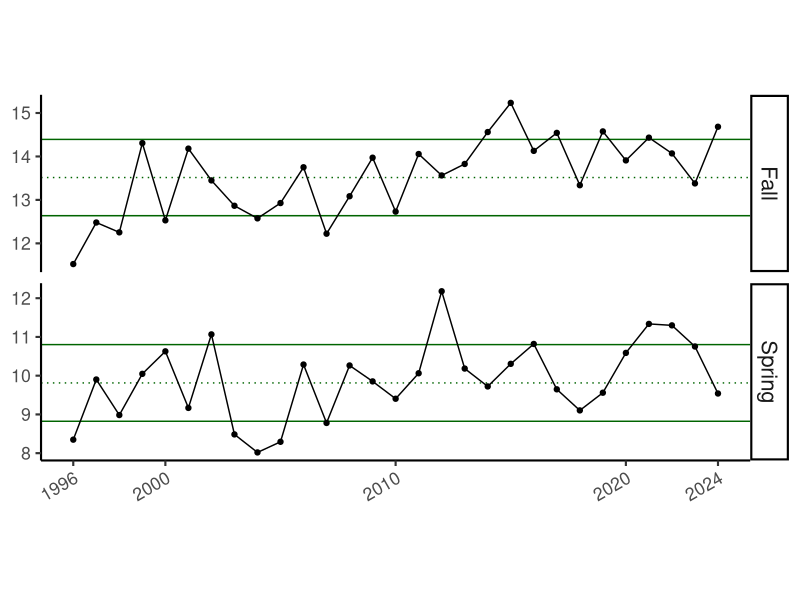

Source code (R): (Note: this script raises an error after producing the figure.)
### Project name: Longfin ESP Report Card
### Code purpose: Create and plot bottom temperature indicator

### Author: Stephanie Owen
### Date started: 4/10/25

### Code reviewer:
### Date reviewed:

# Libraries & functions ----
`%>%` <- magrittr::`%>%`

# Data ----
bottomT <- read.csv(here::here("inputs/GLORYS_monthly_BottomT_ECOMON6_1993_2024.csv"))

# Analyses ----

## Filter area to MAB and SNE, months to Apr-Jun and Oct-Dec ----
bottomT_subset <- bottomT %>%
  dplyr::filter(area %in% c('MIDDLE_ATLANTIC_BIGHT','SOUTHERN_NEW_ENGLAND'))  %>%
  dplyr::filter(month %in% c('April','May','June','October','November','December')) %>%
  dplyr::filter(statistic == 'mean')

## Create 'Spring' and 'Fall' seasons ----

bottomT_season <- bottomT_subset %>%
  dplyr::mutate(season = dplyr::case_when(month %in% c("April","May","June") ~ "Spring",
                                          month %in% c("October","November","December") ~ "Fall")) %>%
  dplyr::select(-month)

## Group by year+season, calculate mean for each season per year ----

temp_indicator <- bottomT_season %>%
  dplyr::group_by(year, season) %>%
  dplyr::mutate(mean = mean(value)) %>%
  dplyr::select(-c(area,statistic,value)) %>%
  dplyr::rename(DATA_VALUE = mean,
                INDICATOR_NAME = var.name,
                YEAR = year) %>%
  dplyr::distinct()

## Plot facet by season ----

plt_bt <- function(data) {
  plt <- data |>
    dplyr::group_by(INDICATOR_NAME, season) |>
    dplyr::mutate(mean = mean(DATA_VALUE, na.rm = TRUE),
                  sd = sd(DATA_VALUE, na.rm = TRUE)) |>
    ggplot2::ggplot(ggplot2::aes(x = YEAR,
                                 y = DATA_VALUE
    )) +
    ggplot2::geom_hline(ggplot2::aes(
      yintercept = .data$mean + .data$sd
    ),
    color = "darkgreen",
    linetype = "solid"
    ) +
    ggplot2::geom_hline(ggplot2::aes(
      yintercept = .data$mean - .data$sd
    ),
    color = "darkgreen",
    linetype = "solid"
    ) +
    ggplot2::geom_hline(ggplot2::aes(
      yintercept = .data$mean
    ),
    color = "darkgreen",
    linetype = "dotted"
    ) +
    ggplot2::geom_point() +
    ggplot2::geom_path() +
    # ggplot2::xlim(c(1989, 2024)) +
    ggplot2::scale_x_continuous(breaks = c(1996, 2000, 2010, 2020, 2024),
                                limits = c(1996, 2024)) +
    ggplot2::scale_y_continuous(labels = scales::comma) +
    ggplot2::theme_classic(base_size = 16) +
    ggplot2::theme(strip.text = ggplot2::element_text(size = 16),
                   axis.title = ggplot2::element_blank(),
                   axis.text.x = ggplot2::element_text(angle = 30,
                                                       hjust = 1),
                   aspect.ratio = 1/4) +
    ggplot2::facet_grid('season', scales = "free_y")
  
  return(plt)
}

plt_bt(temp_indicator)

all_indicators <- dplyr::bind_rows(
  temp_indicator)

for(i in unique(all_indicators$INDICATOR_NAME)) {
  this_dat <- all_indicators |>
    dplyr::filter(INDICATOR_NAME == i) |>
    dplyr::arrange(YEAR)
  
  fname <- here::here("images", paste0(i, "_", Sys.Date(), ".png"))
  if(max(this_dat$DATA_VALUE, na.rm = TRUE) > 10^6) {
    this_dat <- this_dat |>
      dplyr::mutate(DATA_VALUE = ifelse(!is.na(DATA_VALUE), DATA_VALUE/10^6, DATA_VALUE),
                    INDICATOR_NAME = paste(INDICATOR_NAME, "millions"))
    fname <-  here::here("images", paste0(i, "_millions_", Sys.Date(), ".png"))
  }
  
  print(fname)
  fig <- plt_bt(this_dat)
  
  ggplot2::ggsave(fname,
                  width = 8,
                  height = 4)
  
}

